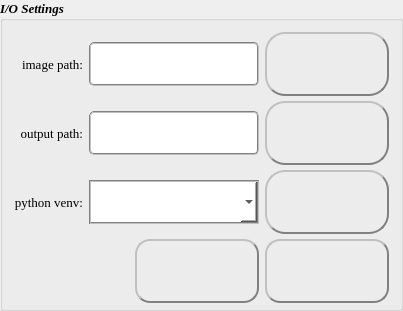
       <widget class="QGroupBox" name="settingGroupBox">
        <property name="sizePolicy">
         <sizepolicy hsizetype="Preferred" vsizetype="Fixed">
          <horstretch>0</horstretch>
          <verstretch>0</verstretch>
         </sizepolicy>
        </property>
        <property name="font">
         <font>
          <family>Times New Roman</family>
          <pointsize>10</pointsize>
          <weight>75</weight>
          <italic>true</italic>
          <bold>true</bold>
         </font>
        </property>
        <property name="styleSheet">
         <string notr="true">QGroupBox#settingGroupBox{
    border: none;
    margin-top: 10ex;
}

QGroupBox#settingGroupBox::title{
    subcontrol-origin: margin;
    subcontrol-position: top left;
	left: 10px;
}

</string>
        </property>
        <property name="title">
         <string>I/O Settings</string>
        </property>
        <layout class="QGridLayout" name="gridLayout_2">
         <property name="bottomMargin">
          <number>5</number>
         </property>
         <property name="verticalSpacing">
          <number>5</number>
         </property>
         <item row="3" column="1">
          <spacer name="horizontalSpacer_2">
           <property name="orientation">
            <enum>Qt::Horizontal</enum>
           </property>
           <property name="sizeHint" stdset="0">
            <size>
             <width>40</width>
             <height>20</height>
            </size>
           </property>
          </spacer>
         </item>
         <item row="1" column="3">
          <widget class="QPushButton" name="selectOutputButton">
           <property name="cursor">
            <cursorShape>PointingHandCursor</cursorShape>
           </property>
           <property name="toolTip">
            <string/>
           </property>
           <property name="styleSheet">
            <string notr="true">QPushButton{width: 70px;
			height:60px;
			border-radius: 20px;  border: 2px groove gray;
			border-style: outset;
}

QPushButton:hover{
	background-color:rgba(0, 170, 255, 128);
}

QPushButton:pressed{
	background-color:rgb(200, 200, 200);
	border-style: inset;
}</string>
           </property>
           <property name="text">
            <string/>
           </property>
           <property name="icon">
            <iconset resource="../../dialog.qrc">
             <normaloff>:/src/pics/standardbutton-open-128.png</normaloff>:/src/pics/standardbutton-open-128.png</iconset>
           </property>
          </widget>
         </item>
         <item row="2" column="0">
          <widget class="QLabel" name="label_4">
           <property name="font">
            <font>
             <family>Times New Roman</family>
             <pointsize>10</pointsize>
            </font>
           </property>
           <property name="frameShape">
            <enum>QFrame::NoFrame</enum>
           </property>
           <property name="frameShadow">
            <enum>QFrame::Plain</enum>
           </property>
           <property name="text">
            <string>python venv:</string>
           </property>
           <property name="alignment">
            <set>Qt::AlignRight|Qt::AlignTrailing|Qt::AlignVCenter</set>
           </property>
          </widget>
         </item>
         <item row="0" column="0">
          <widget class="QLabel" name="label">
           <property name="font">
            <font>
             <family>Times New Roman</family>
             <pointsize>10</pointsize>
             <weight>50</weight>
             <bold>false</bold>
            </font>
           </property>
           <property name="text">
            <string> image path:</string>
           </property>
           <property name="alignment">
            <set>Qt::AlignRight|Qt::AlignTrailing|Qt::AlignVCenter</set>
           </property>
          </widget>
         </item>
         <item row="0" column="3">
          <widget class="QPushButton" name="selectImageButton">
           <property name="cursor">
            <cursorShape>PointingHandCursor</cursorShape>
           </property>
           <property name="toolTip">
            <string/>
           </property>
           <property name="styleSheet">
            <string notr="true">QPushButton{width: 70px;
			height: 60px;
			border-radius: 20px;  border: 2px groove gray;
			border-style: outset;
}

QPushButton:hover{
	background-color:rgba(0, 170, 255, 128);
}

QPushButton:pressed{
	background-color:rgb(200, 200, 200);
	border-style: inset;
}</string>
           </property>
           <property name="text">
            <string/>
           </property>
           <property name="icon">
            <iconset resource="../../dialog.qrc">
             <normaloff>:/src/pics/file-128.png</normaloff>:/src/pics/file-128.png</iconset>
           </property>
           <property name="checkable">
            <bool>false</bool>
           </property>
          </widget>
         </item>
         <item row="1" column="0">
          <widget class="QLabel" name="label_3">
           <property name="font">
            <font>
             <family>Times New Roman</family>
             <pointsize>10</pointsize>
            </font>
           </property>
           <property name="text">
            <string>output path:</string>
           </property>
           <property name="alignment">
            <set>Qt::AlignRight|Qt::AlignTrailing|Qt::AlignVCenter</set>
           </property>
          </widget>
         </item>
         <item row="2" column="1" colspan="2">
          <widget class="QComboBox" name="venvBox">
           <property name="sizePolicy">
            <sizepolicy hsizetype="Preferred" vsizetype="Fixed">
             <horstretch>0</horstretch>
             <verstretch>30</verstretch>
            </sizepolicy>
           </property>
           <property name="cursor">
            <cursorShape>PointingHandCursor</cursorShape>
           </property>
           <property name="styleSheet">
            <string notr="true">QComboBox{
	height: 40px;
	border: 2px groove gray;
}

QComboBox::hover{
	border-color:rgb(85, 170, 255);
}
QComboBox:!editable{
      background: white;
}
</string>
           </property>
           <property name="insertPolicy">
            <enum>QComboBox::InsertAtBottom</enum>
           </property>
           <property name="sizeAdjustPolicy">
            <enum>QComboBox::AdjustToContentsOnFirstShow</enum>
           </property>
           <property name="frame">
            <bool>true</bool>
           </property>
          </widget>
         </item>
         <item row="0" column="1" colspan="2">
          <widget class="QLineEdit" name="imagePath">
           <property name="styleSheet">
            <string notr="true">QLineEdit{
		height: 40px;
		border-radius: 5px;
		border: 2px groove gray;
}

QLineEdit::hover{
	border-color:rgb(85, 170, 255);
}
</string>
           </property>
          </widget>
         </item>
         <item row="2" column="3">
          <widget class="QPushButton" name="editEnvButton">
           <property name="cursor">
            <cursorShape>PointingHandCursor</cursorShape>
           </property>
           <property name="toolTip">
            <string/>
           </property>
           <property name="styleSheet">
            <string notr="true">QPushButton{width: 70px;
			height: 60px;
			border-radius: 20px;  border: 2px groove gray;
			border-style: outset;
}

QPushButton:hover{
	background-color:rgba(0, 170, 255, 128);
}

QPushButton:pressed{
	background-color:rgb(200, 200, 200);
	border-style: inset;
}</string>
           </property>
           <property name="text">
            <string/>
           </property>
           <property name="icon">
            <iconset resource="../../dialog.qrc">
             <normaloff>:/src/pics/edit.png</normaloff>:/src/pics/edit.png</iconset>
           </property>
          </widget>
         </item>
         <item row="1" column="1" colspan="2">
          <widget class="QLineEdit" name="outputPath">
           <property name="styleSheet">
            <string notr="true">QLineEdit{
		height: 40px;
		border-radius: 5px;
		border: 2px groove gray;
}

QLineEdit::hover{
	border-color:rgb(85, 170, 255);
}</string>
           </property>
          </widget>
         </item>
         <item row="3" column="2">
          <widget class="QPushButton" name="cancel">
           <property name="font">
            <font>
             <family>Times New Roman</family>
            </font>
           </property>
           <property name="cursor">
            <cursorShape>PointingHandCursor</cursorShape>
           </property>
           <property name="styleSheet">
            <string notr="true">QPushButton{width:120px;
			height:60px;
			border-radius: 15px;
			border: 2px groove gray;
			border-style: outset;

}

QPushButton:hover{
	background-color:rgba(0, 170, 255, 128);
}

QPushButton:pressed{
	background-color:rgb(200, 200, 200);
	border-style: inset;
}
</string>
           </property>
           <property name="text">
            <string/>
           </property>
           <property name="icon">
            <iconset resource="../../dialog.qrc">
             <normaloff>:/src/pics/standardbutton-cancel-128.png</normaloff>:/src/pics/standardbutton-cancel-128.png</iconset>
           </property>
          </widget>
         </item>
         <item row="3" column="3">
          <widget class="QPushButton" name="ok">
           <property name="font">
            <font>
             <family>Times New Roman</family>
            </font>
           </property>
           <property name="cursor">
            <cursorShape>PointingHandCursor</cursorShape>
           </property>
           <property name="styleSheet">
            <string notr="true">QPushButton{width:120px;
			height:60px;
			border-radius: 15px;
			border: 2px groove gray;
			border-style: outset;

}

QPushButton:hover{
	background-color:rgba(0, 170, 255, 128);
}

QPushButton:pressed{
	background-color:rgb(200, 200, 200);
	border-style: inset;
}
</string>
           </property>
           <property name="text">
            <string/>
           </property>
           <property name="icon">
            <iconset resource="../../dialog.qrc">
             <normaloff>:/src/pics/standardbutton-apply-128.png</normaloff>:/src/pics/standardbutton-apply-128.png</iconset>
           </property>
           <property name="checkable">
            <bool>false</bool>
           </property>
          </widget>
         </item>
        </layout>
       </widget>
